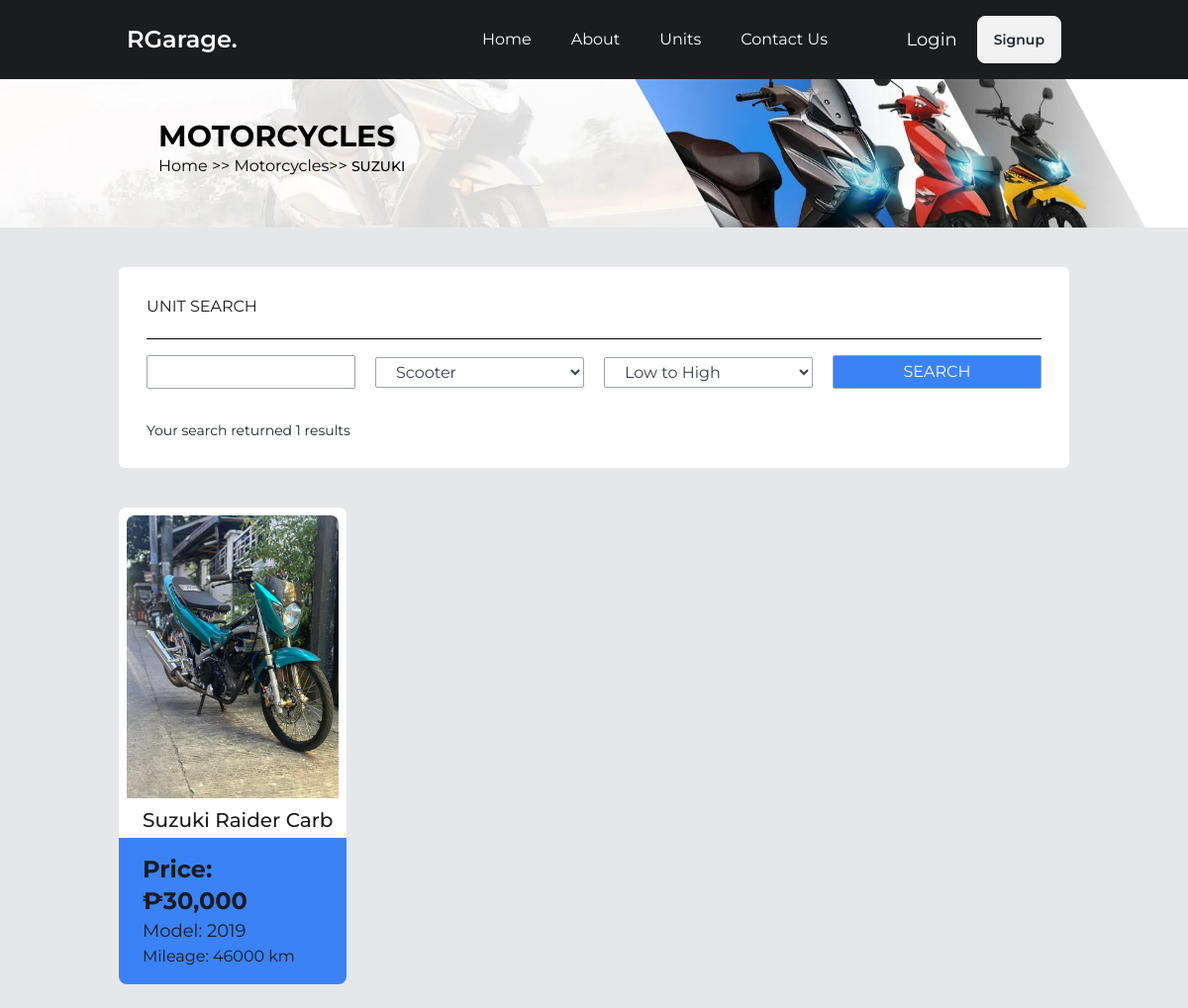
The page /user/suzuki on the database its author committed.
### tables this page shows
CREATE TABLE `units` (
  `id` int(11) NOT NULL,
  `plate_number` varchar(15) NOT NULL,
  `year` varchar(15) NOT NULL,
  `brand` varchar(255) NOT NULL,
  `model` varchar(255) NOT NULL,
  `mileage` int(11) NOT NULL,
  `image` varchar(250) NOT NULL,
  `price` varchar(255) NOT NULL,
  `shand_price` varchar(255) NOT NULL,
  `modified` varchar(255) NOT NULL,
  `type` varchar(255) NOT NULL,
  `thread` int(11) NOT NULL,
  `color` varchar(255) NOT NULL,
  `issue` text NOT NULL,
  `created_at` timestamp NOT NULL DEFAULT current_timestamp() ON UPDATE current_timestamp()
);

### models/Unit.php (called while the page is built, shortened)
<?php
class Unit {
    private $conn;
    public function __construct($db) {
        $this->conn = $db;
    }
    public function showAllSuzuki(){
        $query = "SELECT * FROM units WHERE brand = 'Suzuki'";
        $stmt = $this->conn->prepare($query);
        if (!$stmt->execute()) {
            echo "Execution Error: " . $stmt->error;
            return 0;
        }
        $suzuki = [];
        $result = $stmt->get_result();
        if($result->num_rows > 0){
            while($unit = $result->fetch_assoc()){
                $suzuki[] = $unit;
            }
        }
        return $suzuki;
    }
}
?>

### views/suzuki_page.php (the view, shortened to what this page needs)
<!DOCTYPE html>
<html lang="en">
<head>
    <link rel="stylesheet" href="https://cdnjs.cloudflare.com/ajax/libs/animate.css/4.1.1/animate.min.css"/>
    <link href="/RGarage/src/output.css" rel="stylesheet">
</head>
<body class="w-full bg-gray-200 min-h-screen overflow-y-auto text-black-v1">
    <div class="sticky top-0 left-0 z-50">
        <?php
            include($_SERVER['DOCUMENT_ROOT'] . '/RGarage/views/components/header.php');
        ?>
    </div>
    <div class="w-full relative mb-10 mx-auto block">
        <img src="/RGarage/public/images/v2-SUZUKI.jpg" alt="" class="h-[150px] filter-bluish w-full">
        <div class="absolute top-10 left-40">
            <p class="text-black text-3xl font-bold">MOTORCYCLES</p>
            <a class="text-black" href="/RGarage/">Home</a> <span class="text-black">>></span> <a class="text-black" href="/Rgarage/user/unitsAvailable">Motorcycles</a><span class="text-black">>></span> <span class="text-black text-sm font-medium uppercase">suzuki</span>
        </div>
    </div>
    <div class="w-[80%] bg-white rounded-md p-7 block mx-auto mb-10">
        <p class="text-black-v1 pb-5 border-b border-black mb-4">UNIT SEARCH</p>
        <div class="w-full mb-8">
            <div class="w-full flex items-center gap-5">
                <input id="livesearch" type="text" name="keyword" class="w-1/4 bg-white outline-none border px-4 py-1 border-gray-400 rounded-sm text-gray-500">
                <select name="type" id="type" class="w-1/4 bg-white outline-none border px-4 py-1 border-gray-400 rounded-sm text-gray-700">
                    <option value="scooter" selected>Scooter</option>
                </select>
                <select name="price" id="price" class="w-1/4 bg-white outline-none border px-4 py-1 border-gray-400 rounded-sm text-gray-700">
                    <option value="asc" selected>Low to High</option>
                </select>
                <button type="button" id="search" class="w-1/4 bg-blue-500 outline-none border px-4 py-1 border-gray-400 rounded-sm text-white">SEARCH</button>
            </div>
        </div>
        <div>
            <p id="result_count" class="text-sm text-gray-800">Your search returned
            <?php
                $count = 0;
                foreach($units as $unit):
                    $count += 1;
                endforeach;
                echo $count;
            ?> results</p>
        </div>
    </div>
    <div id="livesearch-results" class="w-[80%] flex items-center gap-4 flex-wrap overflow-hidden mx-auto">
        <?php foreach($units as $unit):
            $imagesString = htmlspecialchars($unit['image']);
            $imageNames = explode(',', $imagesString);
            $firstImage = isset($imageNames[0]) ? trim($imageNames[0]) : '';
        ?>
        <div id="result" class="w-[24%] h-[20%] bg-white rounded-lg mb-6">
            <button onclick="window.location.href='/RGarage/user/unit-detail?unitID=<?php echo htmlspecialchars($unit['id']) ?>'" class="p-2 overflow-hidden">
                <img src="/RGarage/public/images/<?php echo $firstImage ?>" alt="" class=" rounded-tl-lg rounded-tr-lg hover:scale-125 transition duration-175 ease-in-out">
            </button>
            <div class="">
                <p class="w-full bg-white pl-6 mb-1 text-xl font-medium"><?php echo htmlspecialchars($unit['brand']).' '. htmlspecialchars($unit['model']) ?></p>
                <button class="w-full text-left py-4 px-6 bg-blue-500 rounded-bl-lg rounded-br-lg hover:text-yellow-500 transition duration-200 ease-in-out">
                    <p class="font-bold text-2xl">Price: ₱<?php echo htmlspecialchars($unit['price']) ?></p>
                    <p class="text-lg">Model: <?php echo htmlspecialchars($unit['year']) ?></p>
                    <p>Mileage: <?php echo htmlspecialchars($unit['mileage']) ?> km</p>
                </button>
            </div>
        </div>
        <?php endforeach; ?>
    </div>
</body>
</html>

### rows shown on the page
units: image (picture), brand "Suzuki", model "Raider Carb", price "30,000", year "2019", mileage "46000"

### other values the page prints
$count "1"
